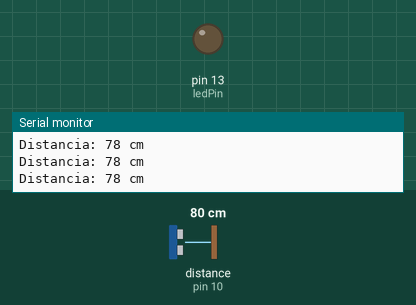
This sketch was run on a simulated Arduino Uno, built with avr-gcc and run on an emulated ATmega328P. Shown: output pins drawn as LEDs (lit = HIGH), the last lines printed to the serial monitor. Wiring (inferred from the names in the program): ultrasonic range finder: trigger pin 9; echo pin 10. Inputs (shaded band) come from the test bench; at power-on: distance to the obstacle (sensor on pin 10) 80 cm. The echo pulse lasts 58.3 µs per cm; pins used as bus, display or sensor lines are not drawn.

Above: at 1.2 s.
1.3 s: distance to the obstacle (sensor on pin 10) set to 12 cm
2.8 s: distance to the obstacle (sensor on pin 10) set to 9 cm
At 4.0 s:
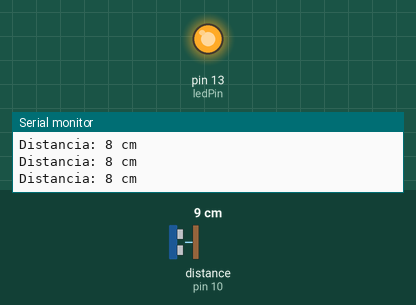
4.3 s: distance to the obstacle (sensor on pin 10) set to 18 cm
At 4.9 s:
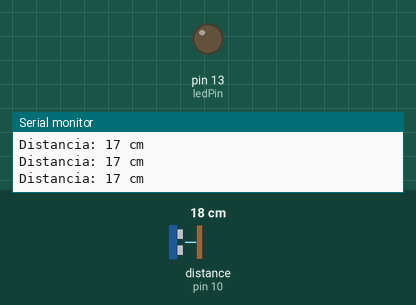
5.8 s: distance to the obstacle (sensor on pin 10) set to 2 cm
At 7.0 s:
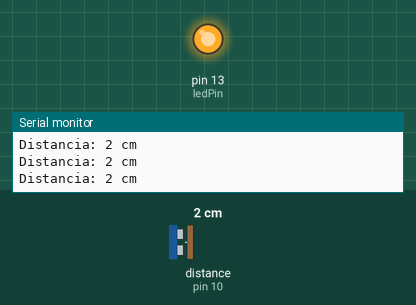
Timing chart, 0 to 8.3 s (numbered marks = the images above; inputs shaded):
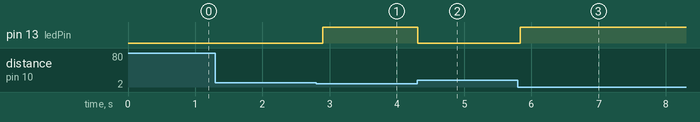

The sketch:

Examen_distance.ino
```cpp
// C++ code
//
const int trigPin=9;
const int echoPin=10;
const int ledPin=13;

void setup()
{
  pinMode(trigPin, OUTPUT);
  pinMode(echoPin, INPUT);
  pinMode(ledPin, OUTPUT);
  Serial.begin(9600);
}

void loop()
{
  digitalWrite(trigPin, LOW);
  delayMicroseconds(2);
  digitalWrite(trigPin, HIGH);
  delayMicroseconds(10);
  digitalWrite(trigPin, LOW);

  long duration=pulseIn(echoPin, HIGH);
  int distance=duration*0.034/2;

  Serial.print("Distancia: ");
  Serial.print(distance);
  Serial.println(" cm");

  if (distance<10){
    digitalWrite(ledPin, HIGH);
  }else{
    digitalWrite(ledPin, LOW);
  }
  delay(100);
}
```

Measured:
- the behaviour switches between 11 and 10 cm on distance to the obstacle (sensor on pin 10) (found by bisection; images 0 and 1)
- after the input at 2.8 s, pin 13 (ledPin): LOW → HIGH after 0.09 s
- after the input at 4.3 s, pin 13 (ledPin): HIGH → LOW at once
- after the input at 5.8 s, pin 13 (ledPin): LOW → HIGH at once
